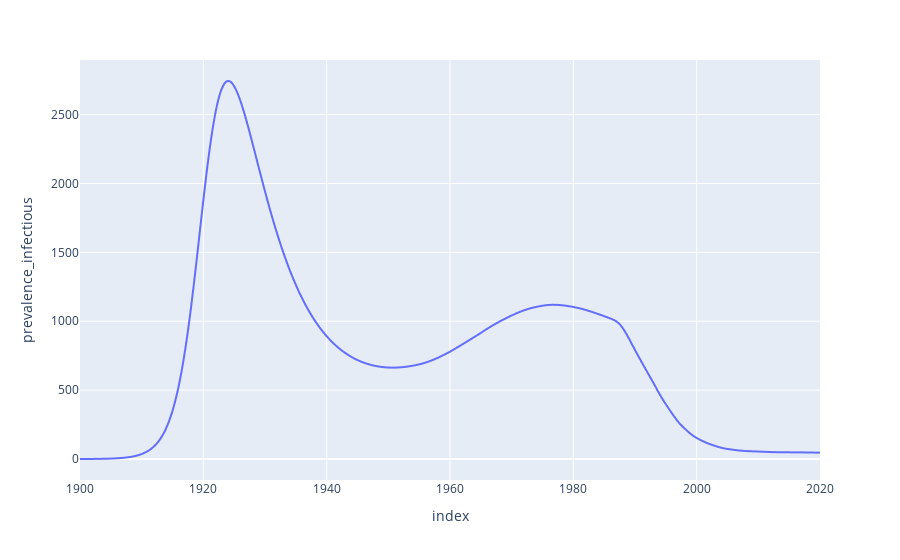

Write notebook code for a chart like this one.
### Code cell
notif_1 = px.line(
    derived_df_0,
    x=derived_df_0.index,
    y="prevalence_infectious",
)
notif_1.show()
# notif_2 = px.scatter(x= plots['notifications']['times'], y = plots['notifications']['values'])
# notif_2.update_traces(marker=dict(color="red"))
# notif_plot = go.Figure(
#     data=notif_1.data + notif_2.data,
# )
# notif_plot.update_layout(
#     title="Modelled vs Data", title_x=0.5, xaxis_title="Year", yaxis_title="Population"
# )
# notif_plot.show()

### Figure 1 — Plotly figure (JSON) as saved in the notebook; plotly's stock layout.template omitted (floating-point values rounded to 4 significant figures; data arrays with more than 128 entries replaced by an {"elided": "..."} marker saying what was removed)
{"data": [{"hovertemplate": "index=%{x}<br>prevalence_infectious=%{y}<extra></extra>", "legendgroup": "", "line": {"color": "#636efa", "dash": "solid"}, "marker": {"symbol": "circle"}, "mode": "lines", "name": "", "showlegend": false, "type": "scattergl", "x": {"elided": "1201 float values"}, "xaxis": "x", "y": {"elided": "1201 float values"}, "yaxis": "y"}], "layout": {"legend": {"tracegroupgap": 0}, "margin": {"t": 60}, "xaxis": {"anchor": "y", "domain": [0, 1], "title": {"text": "index"}}, "yaxis": {"anchor": "x", "domain": [0, 1], "title": {"text": "prevalence_infectious"}}}}
